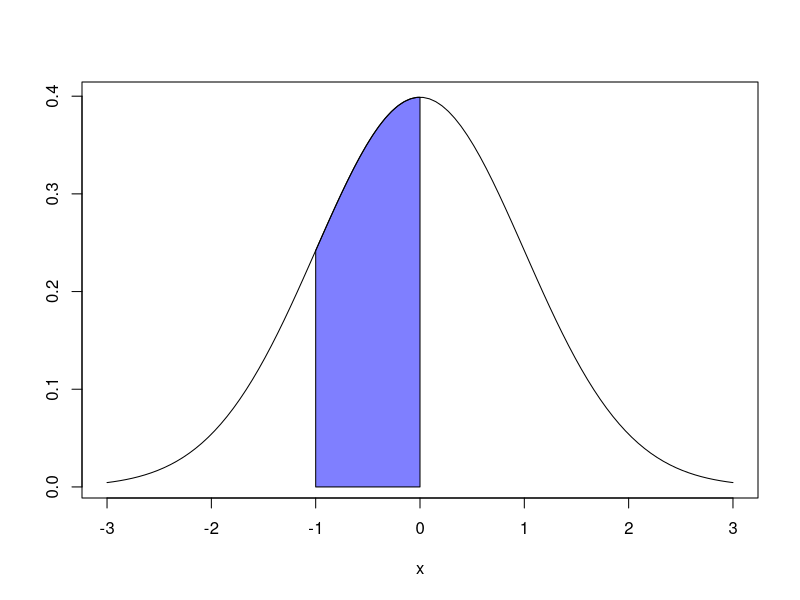
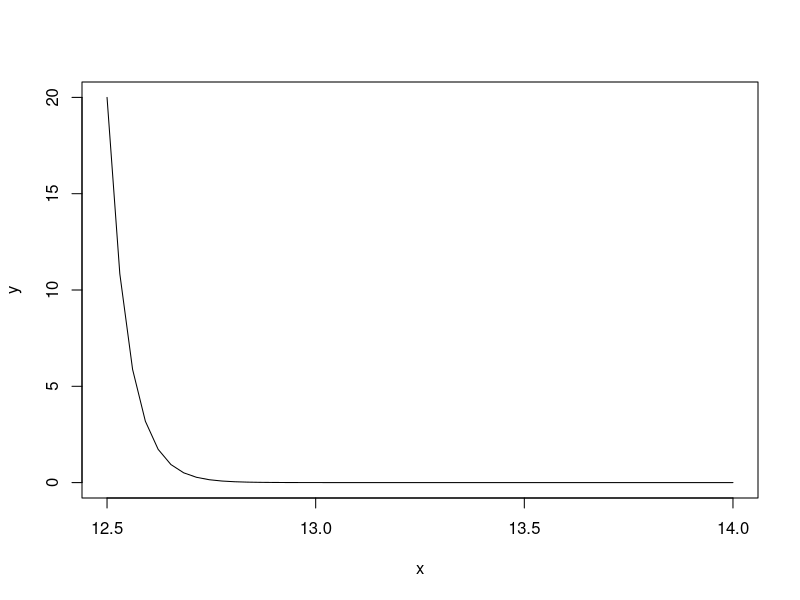

Write the R code that produced these figures, in order.
## ---- chunk 1

normal_area <- function(mean = 0, sd = 1, lb, ub, acolor = "lightgray", ...) {
  x <- seq(mean - 3 * sd, mean + 3 * sd, length = 100) 
  
  if (missing(lb)) {
    lb <- min(x)
  }
  if (missing(ub)) {
    ub <- max(x)
  }
  
  x2 <- seq(lb, ub, length = 100)    
  plot(x, dnorm(x, mean, sd),lwd=2,type="n", ylab = "")
  
  y <- dnorm(x2, mean, sd)
  polygon(c(lb, x2, ub), c(0, y, 0), col = acolor)
  lines(x, dnorm(x, mean, sd), type = "l", ...)
}

normal_area(mean = 0, sd = 1, lb = -1, ub = 0,
            acolor = rgb(0, 0, 1, alpha = 0.5))



## ---- chunk 2
 x= seq(12.5,14, length =50) 
 y=20*2.71828^(-20*(x-12.5))

plot(x,y,type="lines")


